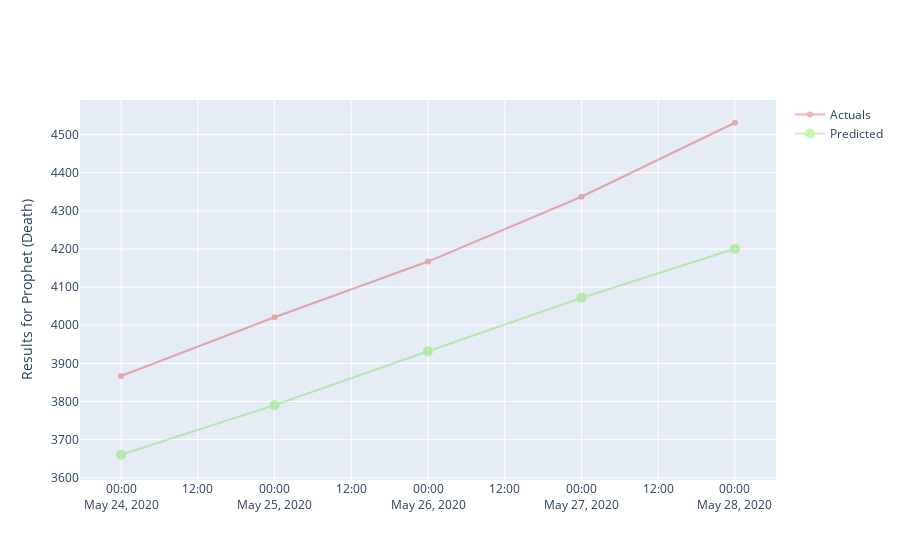

This figure's notebook cell:
### Code cell
trace0 = go.Scatter(
        x = result_df['ds'],
        y = result_df['Actual'],
        mode = 'lines+markers',
        name='Actuals',
        line = dict(color = '#dd0000', shape = 'linear'),
        opacity = 0.3,
        connectgaps=True
)
trace1 = go.Scatter(
        x = result_df['ds'],
        y = result_df['yhat'],
        name='Predicted',
        mode = 'lines+markers',
        marker = dict(
            size = 10,
            color = '#44dd00'),
        opacity = 0.3    
)
data = [trace0, trace1]
layout = go.Layout(
    yaxis=dict(
        title="Results for Prophet (Death)"
    )
)
fig = go.Figure(data=data, layout=layout)
fig.show()

### Figure 1 — Plotly figure (JSON) as saved in the notebook; plotly's stock layout.template omitted (floating-point values rounded to 4 significant figures)
{"data": [{"connectgaps": true, "line": {"color": "#dd0000", "shape": "linear"}, "mode": "lines+markers", "name": "Actuals", "opacity": 0.3, "type": "scatter", "x": ["2020-05-24T00:00:00", "2020-05-25T00:00:00", "2020-05-26T00:00:00", "2020-05-27T00:00:00", "2020-05-28T00:00:00"], "y": [3867, 4021, 4167, 4337, 4531]}, {"marker": {"color": "#44dd00", "size": 10}, "mode": "lines+markers", "name": "Predicted", "opacity": 0.3, "type": "scatter", "x": ["2020-05-24T00:00:00", "2020-05-25T00:00:00", "2020-05-26T00:00:00", "2020-05-27T00:00:00", "2020-05-28T00:00:00"], "y": [3660.0, 3790.0, 3932.0, 4072.0, 4201.0]}], "layout": {"yaxis": {"title": {"text": "Results for Prophet (Death)"}}}}
